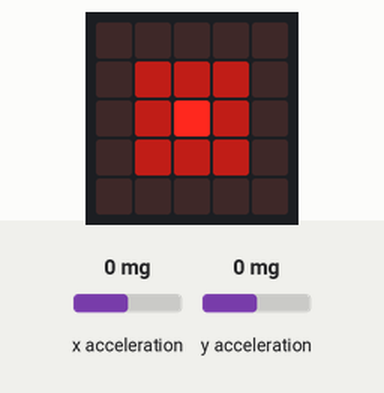
This program was run on a simulated BBC micro:bit running MicroPython. Parts: the board's 5×5 LED display. The inputs (shaded band) are chosen by the test bench; at power-on: x acceleration 0 mg, y acceleration 0 mg.

Above: at 1.2 s.
1.3 s: x acceleration set to -1440 mg
At 2.5 s:
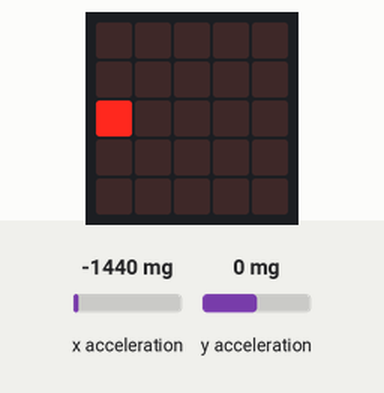
2.8 s: y acceleration set to -1440 mg
At 3.9 s:
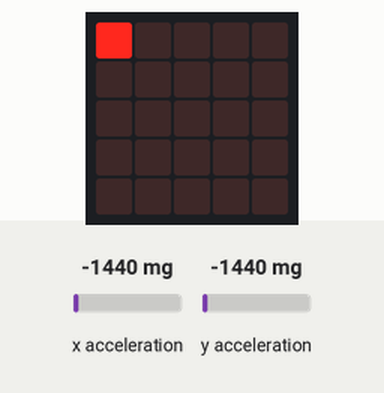
4.3 s: x acceleration set to 0 mg
At 5.0 s:
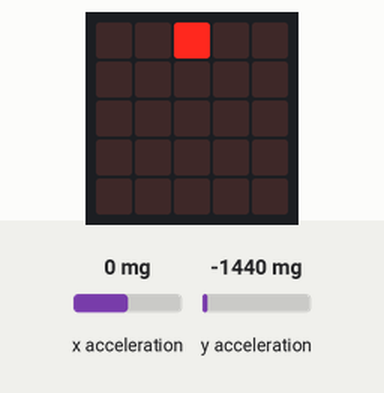
5.8 s: y acceleration set to 750 mg
At 6.2 s:
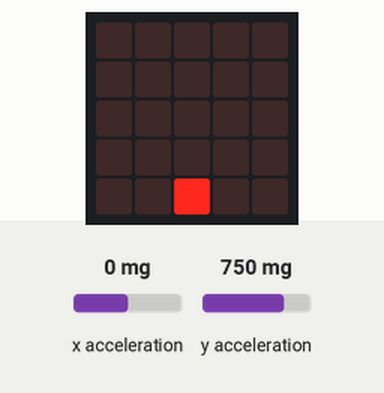
7.3 s: x acceleration set to -750 mg
At 8.5 s:
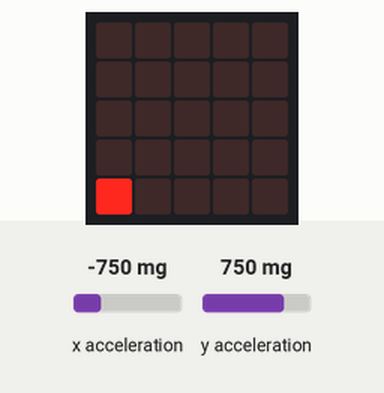
8.8 s: x acceleration set to 750 mg
At 9.7 s:
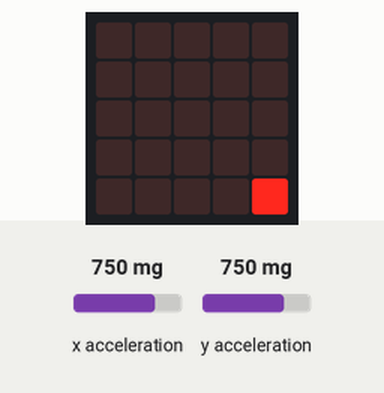
Timing chart, 0 to 11.3 s (numbered marks = the images above; inputs shaded):
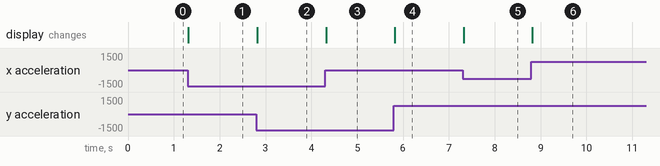

The program:

12_spirit-level.py
```python
'''
Example: Rolling-ball spirit level with the accelerometer in micro:bit
By: Meqdad Darwish
'''
from microbit import *

LEVEL = Image("00000:"
              "03330:"
              "03930:"
              "03330:"
              "00000")


def to_led(reading):
    # Tilt in milli-g (about -1024 to 1024) -> LED column/row 0-4, flat = 2
    return min(4, max(0, 2 + (reading + 150) // 300))


while True:
    x = to_led(accelerometer.get_x())
    y = to_led(accelerometer.get_y())

    if x == 2 and y == 2:
        display.show(LEVEL)
    else:
        display.clear()
        display.set_pixel(x, y, 9)
    sleep(50)
```

Measured:
- after the input at 1.3 s, the display: changes at once (image 1)
- after the input at 2.8 s, the display: changes at once (image 2)
- after the input at 4.3 s, the display: changes at once (image 3)
- after the input at 5.8 s, the display: changes at once (image 4)
- after the input at 7.3 s, the display: changes at once (image 5)
- after the input at 8.8 s, the display: changes at once (image 6)
